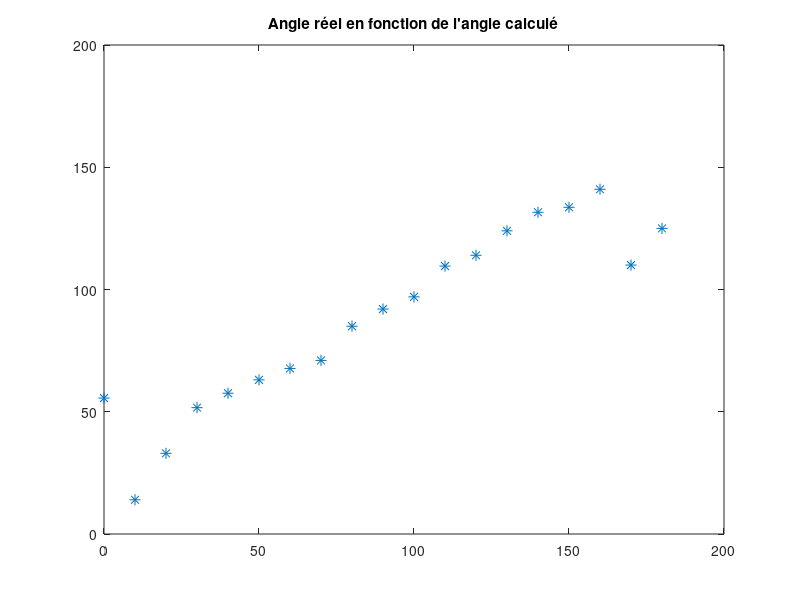

Recreate this plot in MATLAB. (Note: this script raises an error after producing the figure.)
close all

realAngle = [0; 10; 20; 30; 40; 50; 60; 70; 80; 90; 100; 110; 120; 130; 140; 150; 160; 170; 180];
measuredAngle = [55.59; 14; 33; 51.68; 57.59; 63.04; 67.72; 71; 85; 92; 97; 109.59; 114; 124; 131.59; 133.63; 141; 110; 125];

plot(realAngle, measuredAngle, '*', 'MarkerSize', 8)
title('Angle réel en fonction de l''angle calculé')

hold on

syms x;
f=x;
fplot(x, f, [0,200], 'r')

hold off

xlabel('Angle Réel [deg]');
ylabel('Angle Calculé [deg]');